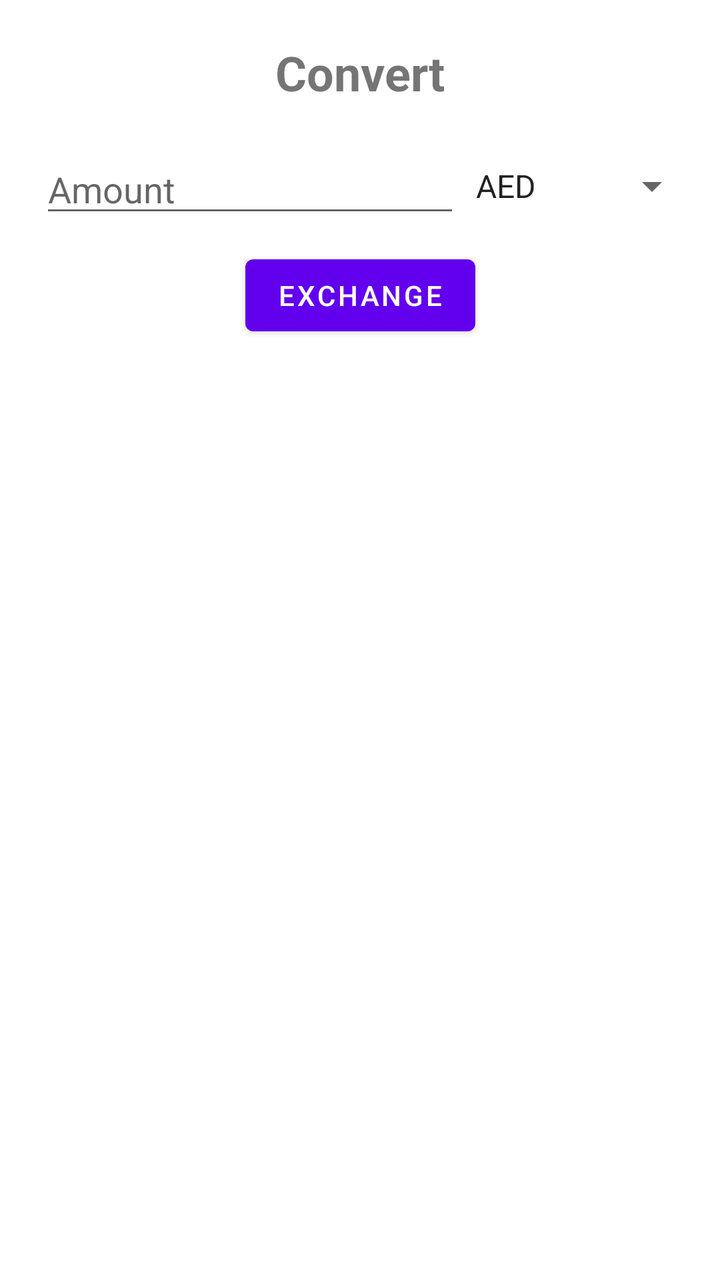
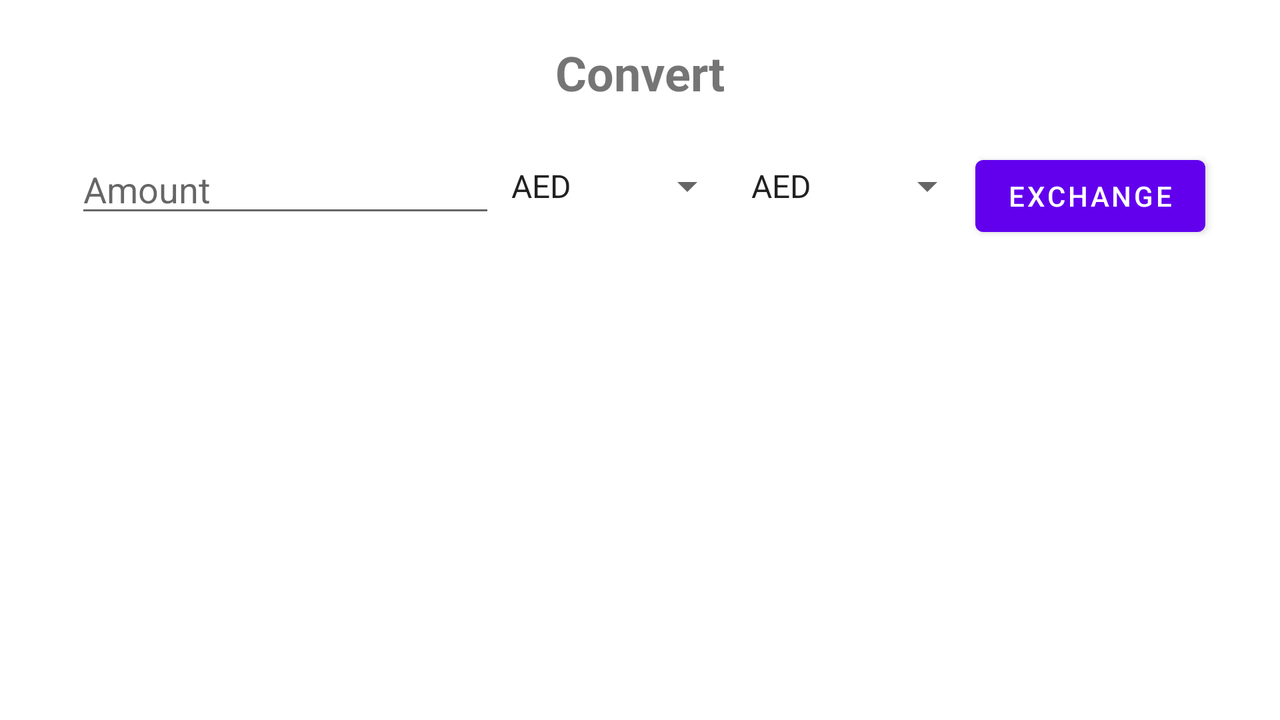

Compare how this app lays out the same screen by default and in its alternative resource folder. The renders come first, then the two layout files and the values they reference.
<!-- AndroidManifest.xml: application theme Theme.ArfolyamInfo -->
<!-- res/layout/activity_convert.xml -->
<?xml version="1.0" encoding="utf-8"?>
<androidx.constraintlayout.widget.ConstraintLayout xmlns:android="http://schemas.android.com/apk/res/android"
    xmlns:app="http://schemas.android.com/apk/res-auto"
    xmlns:tools="http://schemas.android.com/tools"
    android:layout_width="match_parent"
    android:layout_height="match_parent"
    android:layout_marginTop="20dp"
    android:layout_marginStart="20dp"
    android:layout_marginEnd="20dp"
    android:layout_marginBottom="20dp"
    tools:context=".ConvertActivity">

    <TextView
        android:id="@+id/convert"
        android:layout_width="wrap_content"
        android:layout_height="wrap_content"
        android:text="@string/convert"
        android:textSize="24sp"
        android:textStyle="bold"
        android:paddingBottom="20dp"
        app:layout_constraintTop_toTopOf="parent"
        app:layout_constraintStart_toStartOf="parent"
        app:layout_constraintEnd_toEndOf="parent" />

    <EditText
        android:id="@+id/fromAmount"
        android:layout_width="wrap_content"
        android:layout_height="wrap_content"
        android:ems="10"
        android:inputType="numberDecimal"
        app:layout_constraintTop_toBottomOf="@id/convert"
        app:layout_constraintStart_toStartOf="parent"
        android:hint="@string/amount" />

    <Spinner
        android:id="@+id/fromCurrency"
        android:layout_width="120dp"
        android:layout_height="wrap_content"
        app:layout_constraintStart_toEndOf="@id/fromAmount"
        app:layout_constraintTop_toTopOf="@id/fromAmount"
        app:layout_constraintBottom_toBottomOf="@id/fromAmount"
        android:entries="@array/currencies" />

    <Spinner
        android:id="@+id/toCurrency"
        android:layout_width="120dp"
        android:layout_height="wrap_content"
        app:layout_constraintStart_toEndOf="@id/fromCurrency"
        app:layout_constraintTop_toTopOf="@id/fromAmount"
        app:layout_constraintBottom_toBottomOf="@id/fromAmount"
        android:entries="@array/currencies" />

    <Button
        android:id="@+id/exchange"
        android:layout_width="wrap_content"
        android:layout_height="wrap_content"
        android:text="@string/exchange"
        app:layout_constraintStart_toStartOf="parent"
        app:layout_constraintEnd_toEndOf="parent"
        app:layout_constraintTop_toBottomOf="@id/fromAmount"
        android:layout_marginTop="10dp"
        android:onClick="exchange" />

    <TextView
        android:id="@+id/result"
        android:layout_width="wrap_content"
        android:layout_height="wrap_content"
        android:text=""
        app:layout_constraintTop_toBottomOf="@id/exchange"
        app:layout_constraintStart_toStartOf="parent"
        app:layout_constraintEnd_toEndOf="parent"
        android:layout_marginTop="20dp"
        android:textSize="20sp" />

</androidx.constraintlayout.widget.ConstraintLayout>
<!-- resources referenced by this layout -->
<resources>
  <string name="amount">Amount</string>
  <string name="convert">Convert</string>
  <string name="exchange">Exchange</string>
  <style name="Theme.ArfolyamInfo" parent="Theme.MaterialComponents.DayNight.DarkActionBar">
          
          <item name="colorPrimary">@color/purple_500</item>
          <item name="colorPrimaryVariant">@color/purple_700</item>
          <item name="colorOnPrimary">@color/white</item>
          
          <item name="colorSecondary">@color/teal_200</item>
          <item name="colorSecondaryVariant">@color/teal_700</item>
          <item name="colorOnSecondary">@color/black</item>
          
          <item name="android:statusBarColor">?attr/colorPrimaryVariant</item>
          
      </style>
</resources>
<!-- res/layout-land/activity_convert.xml (the repository's variant of the layout above) -->
<!-- drawn on the phone turned sideways -->
<?xml version="1.0" encoding="utf-8"?>
<androidx.constraintlayout.widget.ConstraintLayout xmlns:android="http://schemas.android.com/apk/res/android"
    xmlns:app="http://schemas.android.com/apk/res-auto"
    xmlns:tools="http://schemas.android.com/tools"
    android:layout_width="match_parent"
    android:layout_height="match_parent"
    android:layout_marginTop="20dp"
    android:layout_marginStart="20dp"
    android:layout_marginEnd="20dp"
    android:layout_marginBottom="20dp"
    tools:context=".ConvertActivity">

    <TextView
        android:id="@+id/convert"
        android:layout_width="wrap_content"
        android:layout_height="wrap_content"
        android:text="@string/convert"
        android:textSize="24sp"
        android:textStyle="bold"
        android:paddingBottom="20dp"
        app:layout_constraintTop_toTopOf="parent"
        app:layout_constraintStart_toStartOf="parent"
        app:layout_constraintEnd_toEndOf="parent" />

    <EditText
        android:id="@+id/fromAmount"
        android:layout_width="wrap_content"
        android:layout_height="wrap_content"
        android:ems="10"
        android:inputType="numberDecimal"
        app:layout_constraintTop_toBottomOf="@id/convert"
        app:layout_constraintStart_toStartOf="parent"
        app:layout_constraintEnd_toStartOf="@id/fromCurrency"
        app:layout_constraintHorizontal_chainStyle="packed"
        android:hint="@string/amount" />

    <Spinner
        android:id="@+id/fromCurrency"
        android:layout_width="120dp"
        android:layout_height="wrap_content"
        android:entries="@array/currencies"
        app:layout_constraintStart_toEndOf="@id/fromAmount"
        app:layout_constraintEnd_toStartOf="@id/toCurrency"
        app:layout_constraintTop_toTopOf="@id/fromAmount"
        app:layout_constraintBottom_toBottomOf="@id/fromAmount"
        app:layout_constraintHorizontal_chainStyle="packed" />

    <Spinner
        android:id="@+id/toCurrency"
        android:layout_width="120dp"
        android:layout_height="wrap_content"
        android:entries="@array/currencies"
        app:layout_constraintStart_toEndOf="@id/fromCurrency"
        app:layout_constraintEnd_toStartOf="@id/exchange"
        app:layout_constraintTop_toTopOf="@id/fromAmount"
        app:layout_constraintBottom_toBottomOf="@id/fromAmount"
        app:layout_constraintHorizontal_chainStyle="packed" />

    <Button
        android:id="@+id/exchange"
        android:layout_width="wrap_content"
        android:layout_height="wrap_content"
        android:text="@string/exchange"
        app:layout_constraintStart_toEndOf="@id/toCurrency"
        app:layout_constraintEnd_toEndOf="parent"
        app:layout_constraintTop_toTopOf="@id/fromAmount"
        app:layout_constraintBottom_toBottomOf="@id/fromAmount"
        app:layout_constraintHorizontal_chainStyle="packed"
        android:layout_marginTop="10dp"
        android:onClick="exchange" />

    <TextView
        android:id="@+id/result"
        android:layout_width="wrap_content"
        android:layout_height="wrap_content"
        android:text=""
        app:layout_constraintTop_toBottomOf="@id/exchange"
        app:layout_constraintStart_toStartOf="parent"
        app:layout_constraintEnd_toEndOf="parent"
        android:layout_marginTop="20dp"
        android:textSize="20sp" />

</androidx.constraintlayout.widget.ConstraintLayout>
